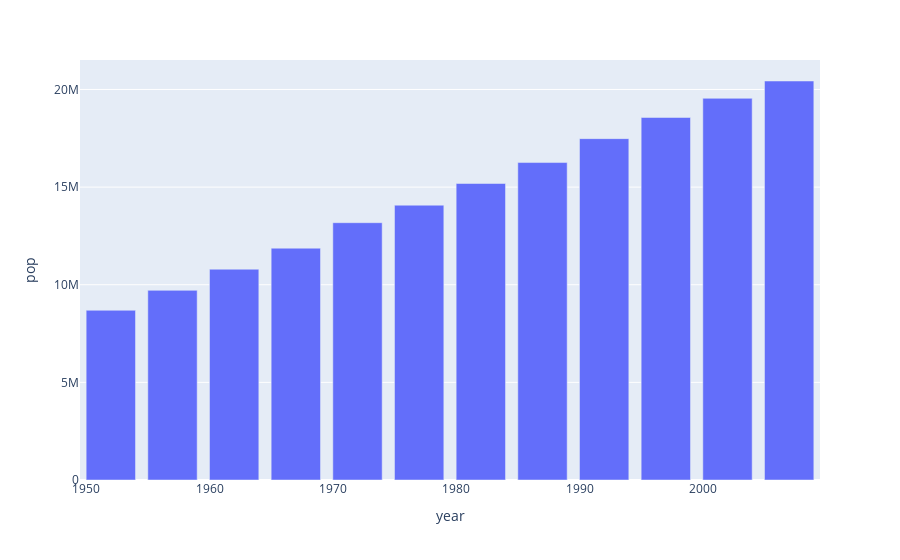

Source (notebook cell):
### Code cell
"""plotting the population of Australia over time"""
df = px.data.gapminder().query("country == 'Australia'")
fig = px.bar(df, x='year', y='pop')
fig.show()

### Figure 1 — Plotly figure (JSON) as saved in the notebook; plotly's stock layout.template omitted (floating-point values rounded to 4 significant figures)
{"data": [{"alignmentgroup": "True", "hovertemplate": "year=%{x}<br>pop=%{y}<extra></extra>", "legendgroup": "", "marker": {"color": "#636efa", "pattern": {"shape": ""}}, "name": "", "offsetgroup": "", "orientation": "v", "showlegend": false, "textposition": "auto", "type": "bar", "x": [1952, 1957, 1962, 1967, 1972, 1977, 1982, 1987, 1992, 1997, 2002, 2007], "xaxis": "x", "y": [8691212, 9712569, 10794968, 11872264, 13177000, 14074100, 15184200, 16257249, 17481977, 18565243, 19546792, 20434176], "yaxis": "y"}], "layout": {"barmode": "relative", "legend": {"tracegroupgap": 0}, "margin": {"t": 60}, "xaxis": {"anchor": "y", "domain": [0, 1], "title": {"text": "year"}}, "yaxis": {"anchor": "x", "domain": [0, 1], "title": {"text": "pop"}}}}
